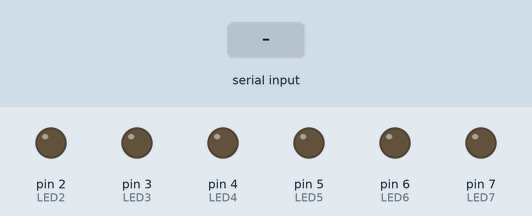
A sketch run on a simulated Arduino Uno, built with avr-gcc and run on an emulated ATmega328P. On the bench: output pins drawn as LEDs (lit = HIGH). Inputs (shaded band) come from the test bench.

Above: at 1.2 s.
1.3 s: byte 3 (3) received over Serial
At 2.0 s:
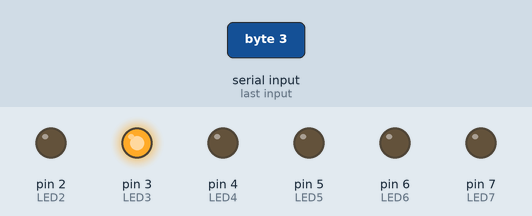
4.3 s: byte 2 (2) received over Serial
At 6.2 s:
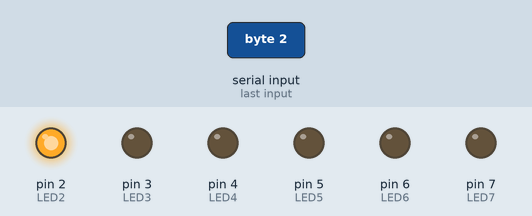
6.8 s: byte 3 (3) received over Serial
At 7.3 s:
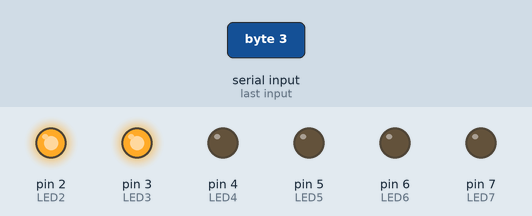
9.3 s: "1" received over Serial
At 10.8 s:
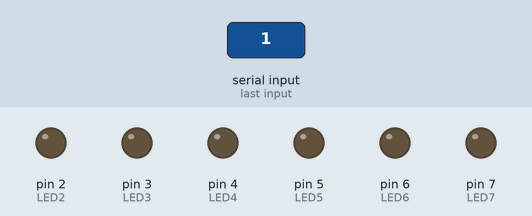
Timing chart, 0 to 12.3 s (numbered marks = the images above; inputs shaded):
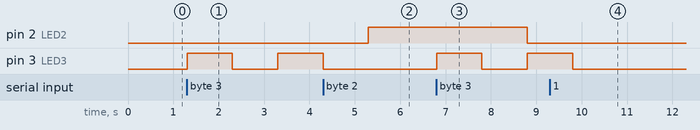

Measured:
- after the input at 1.3 s, pin 3 (LED3): LOW → HIGH at once, → LOW 1.0 s later, → HIGH 1.0 s later
- after the input at 4.3 s, pin 2 (LED2): LOW → HIGH after 1.0 s; pin 3 (LED3): goes on until 4.3 s, then stays LOW
- after the input at 6.8 s, pin 2 (LED2): HIGH → LOW after 2.0 s; pin 3 (LED3): LOW → HIGH at once, → LOW 1.0 s later, → HIGH 1.0 s later
- after the input at 9.3 s, pin 3 (LED3): goes on until 9.8 s, then stays LOW

The sketch:

SS8.ino
```cpp
byte val;
const int LED2 = 2;
const int LED3 = 3;
const int LED4 = 4;
const int LED5 = 5;
const int LED6 = 6;
const int LED7 = 7;
void setup() {
  pinMode(LED2, OUTPUT);
  pinMode(LED3, OUTPUT);
  pinMode(LED4, OUTPUT);
  pinMode(LED5, OUTPUT);
  pinMode(LED6, OUTPUT);
  pinMode(LED7, OUTPUT);
  Serial.begin(9600); // Start serial communication at 9600 bps
}

void loop() {
  if (Serial.available()) {
    val = Serial.read();
  }
  if (val == 0) { // If 0 received
    //digitalWrite(LED1, LOW); // turn LEDs off
    digitalWrite(LED2, LOW);

  }
  else if (val == 1) { // If 1 received

    //digitalWrite(LED1, HIGH); // turn the LED at pin 1 on
    digitalWrite(LED2, LOW); // other LED off
    digitalWrite(LED3, LOW); // turn the LED at pin 2 on

  }
  else if (val == 2) { // If 2 received
    digitalWrite(LED2, HIGH); // turn the LED at pin 2 on
    //digitalWrite(LED1, LOW); //other LED off
    digitalWrite(LED3, LOW); // turn the LED at pin 2 on

  }
  else if (val == 3) { // If 3 received
    //digitalWrite(LED3, HIGH); // turn the LED at pin 2 on
       digitalWrite(LED3, HIGH);   // sends voltage to pin
       delay(1000);               // delays 1000 milliseconds (1 second)
       digitalWrite(LED3, LOW);    // stops sending voltage to pin
       delay(1000);

    digitalWrite(LED2, LOW); // turn the LED at pin 2 on
    //digitalWrite(LED1, LOW); //other
  }
  else if (val == 4) { // If 4 received
    digitalWrite(LED3, HIGH); // turn the LED at pin 2 on
    digitalWrite(LED2, LOW); // turn the LED at pin 2 on
    //digitalWrite(LED1, LOW); //other
    delay(10); // Wait 10 milliseconds
  }


}
```
